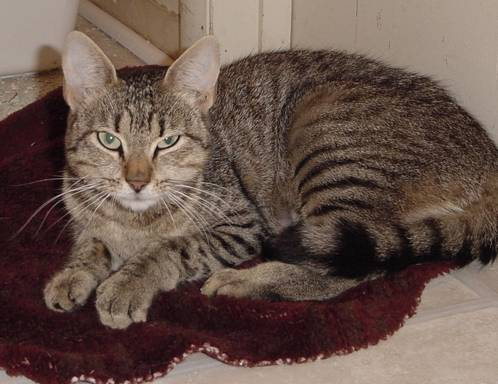
#> input picture raw_data/test40/cat.5001.jpg, 498 x 384 px
$ python resize_img.py --indir raw_data/test40 --outdir out   (older library calls are emulated)
#> lines starting #> are read from the running program, lines starting #| are printed output that depends on the picture

import os
import argparse
from PIL import Image


def list_indir(dir):
    return [ os.path.join(dir, f) for f in os.listdir(dir) ]

def main(indir, outdir, dim):
#> called with indir = 'raw_data/test40', outdir = 'out', dim = 50
    for f in list_indir(indir):
        img = Image.open(f)
#> img is the input picture: PIL image 498x384 RGB; mean R, G, B 104.4, 84.6, 75.7
        img = img.resize((dim, dim), Image.ANTIALIAS)
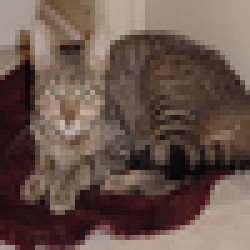
#> img: PIL image 50x50 RGB (shown 5 times larger); mean R, G, B 104.4, 84.5, 75.7
        img.save(os.path.join(outdir, os.path.basename(f)))
#> pass 2 of the loop in main, `for f in list_indir(indir):`:
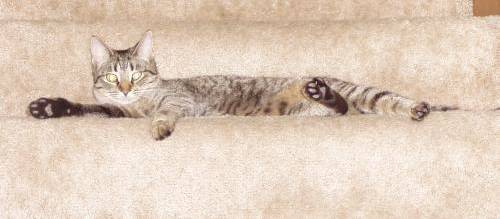
#> input picture raw_data/test40/cat.5003.jpg, 500 x 219 px
#> in main, img is the input picture: PIL image 500x219 RGB; mean R, G, B 222.3, 202.6, 185.6
#> in main, `img = img.resize((dim, dim), Image.ANTIALIAS)`:
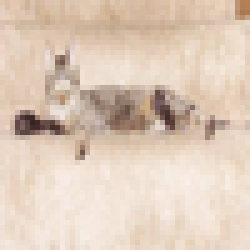
#> img: PIL image 50x50 RGB (shown 5 times larger); mean R, G, B 222.3, 202.6, 185.6

if __name__ == "__main__":
    parser = argparse.ArgumentParser()
    parser.add_argument("--indir",  type=str, required=True)
    parser.add_argument("--outdir", type=str, required=True)
    parser.add_argument("--dim", type=int, default=50)
    args = parser.parse_args()
    indir  = args.indir
    outdir = args.outdir
    dim = args.dim
    main(indir, outdir, dim)
